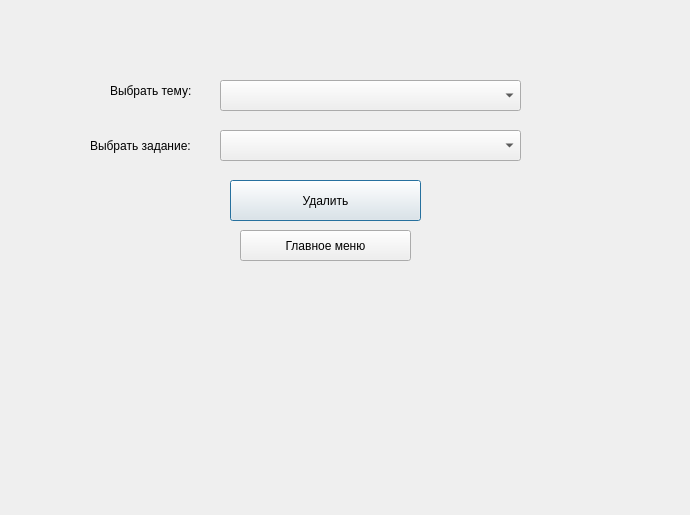
<?xml version="1.0" encoding="UTF-8"?>
<ui version="4.0">
 <class>deletetaskwindow</class>
 <widget class="QDialog" name="deletetaskwindow">
  <property name="geometry">
   <rect>
    <x>0</x>
    <y>0</y>
    <width>690</width>
    <height>515</height>
   </rect>
  </property>
  <property name="windowTitle">
   <string>Dialog</string>
  </property>
  <widget class="QComboBox" name="comboBox">
   <property name="geometry">
    <rect>
     <x>220</x>
     <y>80</y>
     <width>301</width>
     <height>31</height>
    </rect>
   </property>
  </widget>
  <widget class="QLabel" name="label">
   <property name="geometry">
    <rect>
     <x>110</x>
     <y>80</y>
     <width>111</width>
     <height>21</height>
    </rect>
   </property>
   <property name="text">
    <string>Выбрать тему: </string>
   </property>
  </widget>
  <widget class="QComboBox" name="comboBox_2">
   <property name="geometry">
    <rect>
     <x>220</x>
     <y>130</y>
     <width>301</width>
     <height>31</height>
    </rect>
   </property>
  </widget>
  <widget class="QLabel" name="label_2">
   <property name="geometry">
    <rect>
     <x>90</x>
     <y>130</y>
     <width>131</width>
     <height>31</height>
    </rect>
   </property>
   <property name="text">
    <string>Выбрать задание: </string>
   </property>
  </widget>
  <widget class="QPushButton" name="pushButton">
   <property name="geometry">
    <rect>
     <x>230</x>
     <y>180</y>
     <width>191</width>
     <height>41</height>
    </rect>
   </property>
   <property name="text">
    <string>Удалить</string>
   </property>
  </widget>
  <widget class="QPushButton" name="pushButton_2">
   <property name="geometry">
    <rect>
     <x>240</x>
     <y>230</y>
     <width>171</width>
     <height>31</height>
    </rect>
   </property>
   <property name="text">
    <string>Главное меню</string>
   </property>
  </widget>
 </widget>
 <resources/>
 <connections/>
</ui>
